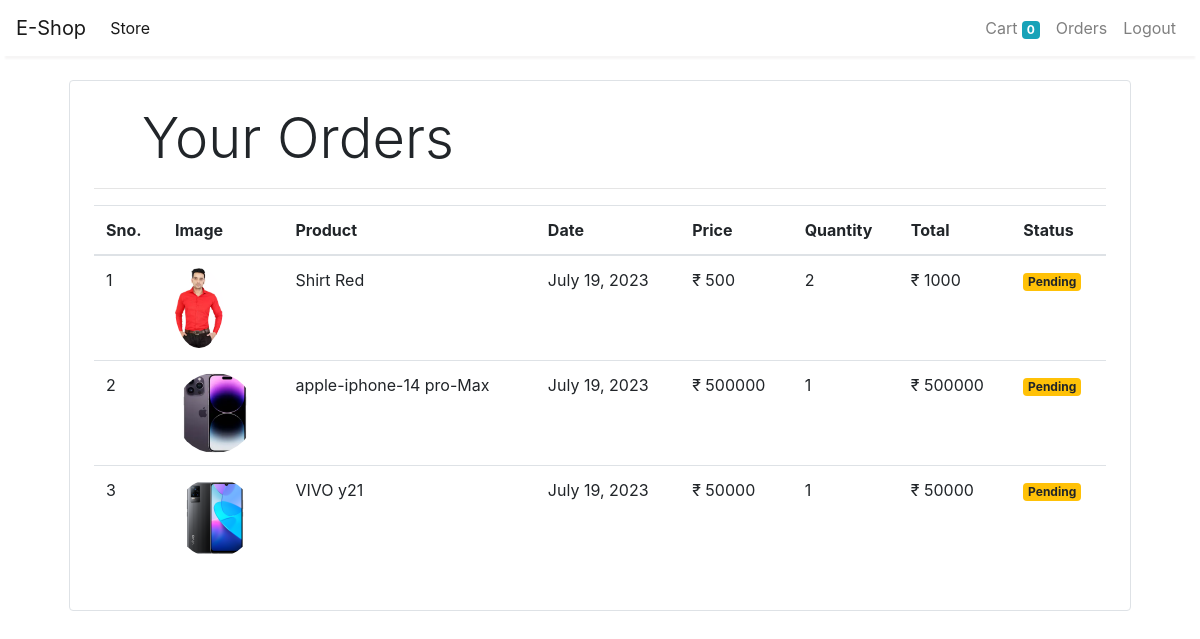
Screenshot of /orders (signed in) with the database file from the repository.
### store/models/orders.py (models this page shows, shortened)
class Order(models.Model):
    product = models.ForeignKey(Product,
                                on_delete=models.CASCADE)
    customer = models.ForeignKey(Customer,
                                 on_delete=models.CASCADE)
    quantity = models.IntegerField(default=1)
    price = models.IntegerField()
    address = models.CharField(max_length=50, default='', blank=True)
    phone = models.CharField(max_length=50, default='', blank=True)
    date = models.DateField(default=datetime.datetime.today)
    status = models.BooleanField(default=False)
    @staticmethod
    def get_orders_by_customer(customer_id):
        return Order.objects.filter(customer=customer_id).order_by('-date')

### store/models/product.py (models this page shows, shortened)
class Product(models.Model):
    name = models.CharField(max_length=50)
    price = models.IntegerField(default=0)
    category = models.ForeignKey(Category, on_delete=models.CASCADE, default=1)
    description = models.CharField(max_length=200, default='' , null=True , blank=True)
    image = models.ImageField(upload_to='uploads/products/')

### store/middlewares/auth.py (the view)
    def middleware(request):
        print(request.session.get('customer'))
        returnUrl = request.META['PATH_INFO']
        print(request.META['PATH_INFO'])
        if not request.session.get('customer'):
           return redirect(f'login?return_url={returnUrl}')
        response = get_response(request)
        return response

### store/templatetags/custom_filter.py (called while the page is built)
@register.filter(name='currency')
def currency(number):
    return "₹ "+str(number)

@register.filter(name='multiply')
def multiply(number , number1):
    return number * number1

### store/views/orders.py (called while the page is built)
    def get(self , request ):
        customer = request.session.get('customer')
        orders = Order.get_orders_by_customer(customer)
        print(orders)
        return render(request , 'orders.html'  , {'orders' : orders})

### store/templates/orders.html
{% extends 'base.html' %}
{% block content %}
{% load cart %}
{% load custom_filter %}
<div class="container">
   <div class="border rounded p-4 m-4">
        <p class="display-4 pl-4 ml-4">Your Orders</p>
        <hr>
        <table class="table">
            <thead>
                <tr>
                    <th>Sno.</th>
                    <th>Image</th>
                    <th>Product</th>
                    <th>Date</th>
                    <th>Price</th>
                    <th>Quantity</th>
                    <th>Total</th>
                    <th>Status</th>
                </tr>
            </thead>
            <tbody>
                {% for order in orders %}
                <tr>
                    <td>{{forloop.counter}}</td>
                    <td><img style="height: 80px;" class="rounded-circle" src="{{order.product.image.url}}" alt=""></td>
                    <td>{{order.product.name}}</td>
                    <td>{{order.date}}</td>
                    <td>{{order.price|currency}}</td>
                    <td>{{order.quantity}}</td>
                    <td>{{order.quantity|multiply:order.price|currency}}</td>
                    {% if order.status %}
                    <td><small class="badge badge-success">Completed</small></td>
                    {%else%}
                    <td><small class="badge badge-warning">Pending</small></td>
                    {% endif %}
                </tr>
                {% endfor %}
            </tbody>
        </table>
   </div>
</div>
{% endblock %}

### rows the page displays
Order: product.image (picture), product.name "Shirt Red", date "July 19, 2023", price "₹ 500", quantity "2", quantity|multiply "₹ 1000", status "Pending"
Order: product.image (picture), product.name "apple-iphone-14 pro-Max", date "July 19, 2023", price "₹ 500000", quantity "1", quantity|multiply "₹ 500000", status "Pending"
Order: product.image (picture), product.name "VIVO y21", date "July 19, 2023", price "₹ 50000", quantity "1", quantity|multiply "₹ 50000", status "Pending"

### other values shown
{{ request.session.cart.keys|length }} "0"
